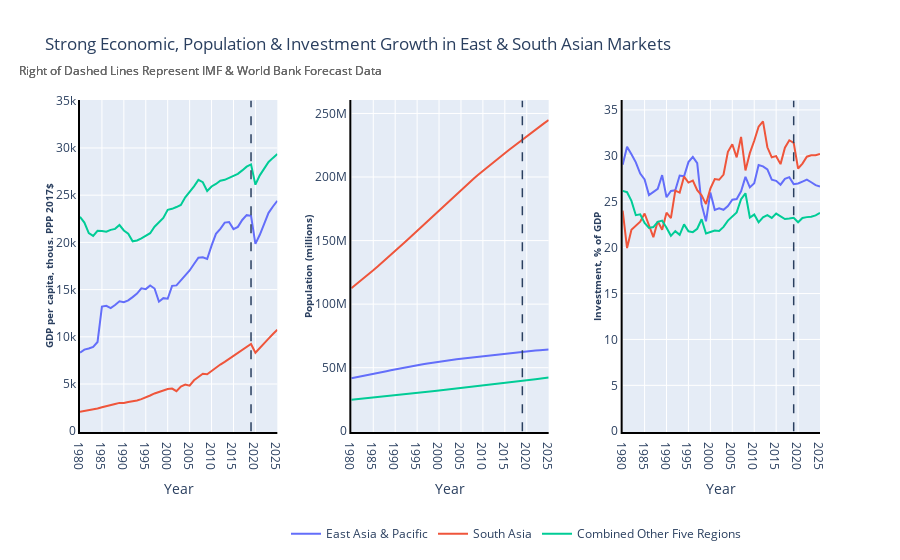

Source (notebook cell):
### Code cell
# Figure 1b: Forecast
# https://plotly.com/python/facet-plots/

fig = px.line(continental_graph_df2, x="Year", y="value", facet_col="variable", color = 'region',
              #facet_row_spacing=0.04, # default is 0.07 when facet_col_wrap is used
              facet_col_spacing=0.1, # default is 0.03
              #height=600, width=800,
              range_x=['1980', '2025'],
              title="Strong Economic, Population & Investment Growth in East & South Asian Markets" 
              #category_orders={"variable": ["GDP per capita", "Total Population", "Total Investment"]} 
             )

# Remove Facet Title Prompt
fig.for_each_annotation(lambda a: a.update(text=a.text.split("=")[-1]))


# Independent Y-Axes
fig.update_yaxes(matches=None)
fig.update_yaxes(title_text="<b>GDP per capita, thous. PPP 2017$</b>", showticklabels=True, title_standoff = 0.1, title_font = dict(size=10), col=1) # assuming second facet
fig.update_yaxes(title_text="<b>Population (millions)</b>", showticklabels=True, title_standoff = 0.1, title_font = dict(size=10), col=2) # assuming second facet
fig.update_yaxes(title_text="<b>Investment, % of GDP</b>", showticklabels=True, title_standoff = 0.1, title_font = dict(size=10), col=3) # assuming second facet
#fig.update_yaxes(title_text="<b>%</b> of Global GDP", secondary_y=False)
#fig.update_yaxes(title_text="<b>%</b> of Global GDP", secondary_y=True)

# Change X-Axis
fig.update_layout(
    xaxis = dict(
        tickmode = 'linear',
        tick0 = 1980,
        dtick = 5
    ),
    xaxis2 = dict(
        tickmode = 'linear',
        tick0 = 1980,
        dtick = 5
    ),
     xaxis3 = dict(
        tickmode = 'linear',
        tick0 = 1980,
        dtick = 5
    )
)

# Add Vertical Line

fig.update_layout(shapes=[
    dict(
      type= 'line',
      yref= 'y', y0= 0, y1= 35000,
      xref= 'x', x0= 2019, x1= 2019,
        line=dict(
                 #color="LightSeaGreen",
                 width=1.5,
                 dash="dash")),
    dict(
      type= 'line',
      yref= 'y2', y0= 0, y1= 260000000,
      xref= 'x2', x0= 2019, x1= 2019,
        line=dict(
                 #color="LightSeaGreen",
                 width=1.5,
                 dash="dash")),
    dict(
      type= 'line',
      yref= 'y3', y0= 0, y1= 36,
      xref= 'x3', x0= 2019, x1= 2019,
        line=dict(
                 #color="LightSeaGreen",
                 width=1.5,
                 dash="dash"))
])

# Add bolding lines
fig.update_xaxes(showline=True, linewidth=2, linecolor='black')
fig.update_yaxes(showline=True, linewidth=2, linecolor='black')

# Move legend
fig.update_layout(
    legend=dict(
    orientation="h",
    yanchor="bottom",
    y=-0.35,
    xanchor="right",
    x=0.9
))
fig.update_layout(legend_title_text='')

# Add Note About Forecast

fig.update_layout(annotations=[
       go.layout.Annotation(
            showarrow=False,
            text='Right of Dashed Lines Represent IMF & World Bank Forecast Data',
            xanchor='left',
            x=-0.085,
            #xshift=0,
            yanchor='top',
            y=1.12,
            font=dict(
                #family="Courier New, monospace",
                size=12,
                color="#696969"
            )
        )])

# Output
fig.show()
fig.write_image("../3_Outputs/Figures/East & South Asian Growth Forecast 1b.jpg")
pio.write_html(fig, file="../3_Outputs/Figures/East & South Asian Growth Forecast 1b.html", auto_open=True)

## Output to Datapane API
#report = dp.Report(dp.Plot(fig) ) #Create a report
#report.publish(name='fdiplot1', open=True, visibility='PUBLIC') #Publish the report

### Figure 1 — Plotly figure (JSON) as saved in the notebook; plotly's stock layout.template omitted (floating-point values rounded to 4 significant figures)
{"data": [{"hovertemplate": "region=East Asia & Pacific<br>variable=GDP per capita<br>Year=%{x}<br>value=%{y}<extra></extra>", "legendgroup": "East Asia & Pacific", "line": {"color": "#636efa", "dash": "solid"}, "mode": "lines", "name": "East Asia & Pacific", "orientation": "v", "showlegend": true, "type": "scatter", "x": [1980, 1981, 1982, 1983, 1984, 1985, 1986, 1987, 1988, 1989, 1990, 1991, 1992, 1993, 1994, 1995, 1996, 1997, 1998, 1999, 2000, 2001, 2002, 2003, 2004, 2005, 2006, 2007, 2008, 2009, 2010, 2011, 2012, 2013, 2014, 2015, 2016, 2017, 2018, 2019, 2020, 2021, 2022, 2023, 2024, 2025, null], "xaxis": "x", "y": [8329.0, 8642.0, 8759.0, 8941.0, 9457.0, 13210.0, 13290.0, 13040.0, 13370.0, 13760.0, 13660.0, 13860.0, 14210.0, 14570.0, 15130.0, 15050.0, 15450.0, 15110.0, 13720.0, 14100.0, 14040.0, 15400.0, 15450.0, 15980.0, 16530.0, 17030.0, 17710.0, 18380.0, 18420.0, 18240.0, 19660.0, 20910.0, 21440.0, 22100.0, 22160.0, 21410.0, 21640.0, 22370.0, 22890.0, 22810.0, 19850.0, 20810.0, 21970.0, 23130.0, 23800.0, 24400.0, null], "yaxis": "y"}, {"hovertemplate": "region=East Asia & Pacific<br>variable=Total Population<br>Year=%{x}<br>value=%{y}<extra></extra>", "legendgroup": "East Asia & Pacific", "line": {"color": "#636efa", "dash": "solid"}, "mode": "lines", "name": "East Asia & Pacific", "orientation": "v", "showlegend": false, "type": "scatter", "x": [1980, 1981, 1982, 1983, 1984, 1985, 1986, 1987, 1988, 1989, 1990, 1991, 1992, 1993, 1994, 1995, 1996, 1997, 1998, 1999, 2000, 2001, 2002, 2003, 2004, 2005, 2006, 2007, 2008, 2009, 2010, 2011, 2012, 2013, 2014, 2015, 2016, 2017, 2018, 2019, 2020, 2021, 2022, 2023, 2024, 2025, null], "xaxis": "x2", "y": [41661914, 42290000.0, 42980000.0, 43670000.0, 44330000.0, 45000000.0, 45720000.0, 46470000.0, 47230000.0, 47980000.0, 48700395, 49400000.0, 50050000.0, 50680000.0, 51300000.0, 51920000.0, 52530000.0, 53130000.0, 53700000.0, 54230000.0, 54740000.0, 55230000.0, 55700000.0, 56140000.0, 56560000.0, 56980000.0, 57400000.0, 57810000.0, 58220000.0, 58620000.0, 59020000.0, 59420000.0, 59830000.0, 60240000.0, 60650000.0, 61060000.0, 61490000.0, 61910000.0, 62290000.0, 62620000.0, 62940000.0, 63250000.0, 63530000.0, 63790000.0, 64040000.0, 64270000.0, null], "yaxis": "y2"}, {"hovertemplate": "region=East Asia & Pacific<br>variable=Total Investment<br>Year=%{x}<br>value=%{y}<extra></extra>", "legendgroup": "East Asia & Pacific", "line": {"color": "#636efa", "dash": "solid"}, "mode": "lines", "name": "East Asia & Pacific", "orientation": "v", "showlegend": false, "type": "scatter", "x": [1980, 1981, 1982, 1983, 1984, 1985, 1986, 1987, 1988, 1989, 1990, 1991, 1992, 1993, 1994, 1995, 1996, 1997, 1998, 1999, 2000, 2001, 2002, 2003, 2004, 2005, 2006, 2007, 2008, 2009, 2010, 2011, 2012, 2013, 2014, 2015, 2016, 2017, 2018, 2019, 2020, 2021, 2022, 2023, 2024, 2025, null], "xaxis": "x3", "y": [29.03, 31.0, 30.17, 29.29, 28.07, 27.42, 25.73, 26.09, 26.4, 27.89, 25.48, 26.17, 26.24, 27.85, 27.78, 29.32, 29.89, 29.19, 24.71, 22.87, 26.01, 24.11, 24.28, 24.12, 24.54, 25.22, 25.29, 26.14, 27.71, 26.56, 27.02, 29.0, 28.85, 28.52, 27.41, 27.28, 26.86, 27.49, 27.68, 26.92, 26.99, 27.2, 27.41, 27.12, 26.8, 26.65, null], "yaxis": "y3"}, {"hovertemplate": "region=South Asia<br>variable=GDP per capita<br>Year=%{x}<br>value=%{y}<extra></extra>", "legendgroup": "South Asia", "line": {"color": "#EF553B", "dash": "solid"}, "mode": "lines", "name": "South Asia", "orientation": "v", "showlegend": true, "type": "scatter", "x": [1980, 1981, 1982, 1983, 1984, 1985, 1986, 1987, 1988, 1989, 1990, 1991, 1992, 1993, 1994, 1995, 1996, 1997, 1998, 1999, 2000, 2001, 2002, 2003, 2004, 2005, 2006, 2007, 2008, 2009, 2010, 2011, 2012, 2013, 2014, 2015, 2016, 2017, 2018, 2019, 2020, 2021, 2022, 2023, 2024, 2025], "xaxis": "x", "y": [2051.0, 2141.0, 2216.0, 2257.0, 2410.0, 2542.0, 2634.0, 2750.0, 2891.0, 3002.0, 2991.0, 3102.0, 3159.0, 3253.0, 3399.0, 3557.0, 3786.0, 4002.0, 4138.0, 4301.0, 4473.0, 4520.0, 4243.0, 4738.0, 4947.0, 4824.0, 5401.0, 5747.0, 6094.0, 6030.0, 6389.0, 6791.0, 7064.0, 7340.0, 7663.0, 7897.0, 8240.0, 8612.0, 8955.0, 9241.0, 8323.0, 8784.0, 9324.0, 9803.0, 10300.0, 10750.0], "yaxis": "y"}, {"hovertemplate": "region=South Asia<br>variable=Total Population<br>Year=%{x}<br>value=%{y}<extra></extra>", "legendgroup": "South Asia", "line": {"color": "#EF553B", "dash": "solid"}, "mode": "lines", "name": "South Asia", "orientation": "v", "showlegend": false, "type": "scatter", "x": [1980, 1981, 1982, 1983, 1984, 1985, 1986, 1987, 1988, 1989, 1990, 1991, 1992, 1993, 1994, 1995, 1996, 1997, 1998, 1999, 2000, 2001, 2002, 2003, 2004, 2005, 2006, 2007, 2008, 2009, 2010, 2011, 2012, 2013, 2014, 2015, 2016, 2017, 2018, 2019, 2020, 2021, 2022, 2023, 2024, 2025], "xaxis": "x2", "y": [112600000.0, 115300000.0, 118000000.0, 120900000.0, 123700000.0, 126600000.0, 129600000.0, 132500000.0, 135500000.0, 138600000.0, 141700000.0, 144800000.0, 148000000.0, 151200000.0, 154500000.0, 157700000.0, 160900000.0, 164200000.0, 167400000.0, 170633491, 173868258, 177100000.0, 180300000.0, 183500000.0, 186700000.0, 189857694, 192951337, 196000000.0, 199000000.0, 202000000.0, 204800000.0, 207700000.0, 210500000.0, 213200000.0, 216000000.0, 218700000.0, 221400000.0, 224104451, 226798593, 229500000.0, 232107625, 234716625, 237298375, 239846750, 242355250, 244818375], "yaxis": "y2"}, {"hovertemplate": "region=South Asia<br>variable=Total Investment<br>Year=%{x}<br>value=%{y}<extra></extra>", "legendgroup": "South Asia", "line": {"color": "#EF553B", "dash": "solid"}, "mode": "lines", "name": "South Asia", "orientation": "v", "showlegend": false, "type": "scatter", "x": [1980, 1981, 1982, 1983, 1984, 1985, 1986, 1987, 1988, 1989, 1990, 1991, 1992, 1993, 1994, 1995, 1996, 1997, 1998, 1999, 2000, 2001, 2002, 2003, 2004, 2005, 2006, 2007, 2008, 2009, 2010, 2011, 2012, 2013, 2014, 2015, 2016, 2017, 2018, 2019, 2020, 2021, 2022, 2023, 2024, 2025], "xaxis": "x3", "y": [24.02, 19.95, 21.95, 22.41, 22.83, 23.72, 22.53, 21.14, 22.88, 21.95, 23.8, 23.22, 26.21, 25.99, 27.74, 27.09, 27.29, 26.25, 25.71, 24.74, 26.42, 27.48, 27.39, 27.96, 30.43, 31.26, 29.84, 32.05, 28.41, 30.29, 31.65, 33.17, 33.75, 30.93, 29.84, 29.96, 29.1, 30.89, 31.7, 31.42, 28.62, 29.16, 29.91, 30.05, 30.06, 30.21], "yaxis": "y3"}, {"hovertemplate": "region=Combined Other Five Regions<br>variable=GDP per capita<br>Year=%{x}<br>value=%{y}<extra></extra>", "legendgroup": "Combined Other Five Regions", "line": {"color": "#00cc96", "dash": "solid"}, "mode": "lines", "name": "Combined Other Five Regions", "orientation": "v", "showlegend": true, "type": "scatter", "x": [1980, 1981, 1982, 1983, 1984, 1985, 1986, 1987, 1988, 1989, 1990, 1991, 1992, 1993, 1994, 1995, 1996, 1997, 1998, 1999, 2000, 2001, 2002, 2003, 2004, 2005, 2006, 2007, 2008, 2009, 2010, 2011, 2012, 2013, 2014, 2015, 2016, 2017, 2018, 2019, 2020, 2021, 2022, 2023, 2024, 2025], "xaxis": "x", "y": [22710.0, 22100.0, 20980.0, 20690.0, 21220.0, 21220.0, 21120.0, 21330.0, 21430.0, 21840.0, 21260.0, 20910.0, 20120.0, 20210.0, 20420.0, 20690.0, 20970.0, 21660.0, 22140.0, 22590.0, 23450.0, 23550.0, 23750.0, 23970.0, 24780.0, 25310.0, 25940.0, 26620.0, 26370.0, 25440.0, 25930.0, 26190.0, 26530.0, 26630.0, 26840.0, 27100.0, 27260.0, 27630.0, 28020.0, 28260.0, 26110.0, 27100.0, 27880.0, 28520.0, 28950.0, 29360.0], "yaxis": "y"}, {"hovertemplate": "region=Combined Other Five Regions<br>variable=Total Population<br>Year=%{x}<br>value=%{y}<extra></extra>", "legendgroup": "Combined Other Five Regions", "line": {"color": "#00cc96", "dash": "solid"}, "mode": "lines", "name": "Combined Other Five Regions", "orientation": "v", "showlegend": false, "type": "scatter", "x": [1980, 1981, 1982, 1983, 1984, 1985, 1986, 1987, 1988, 1989, 1990, 1991, 1992, 1993, 1994, 1995, 1996, 1997, 1998, 1999, 2000, 2001, 2002, 2003, 2004, 2005, 2006, 2007, 2008, 2009, 2010, 2011, 2012, 2013, 2014, 2015, 2016, 2017, 2018, 2019, 2020, 2021, 2022, 2023, 2024, 2025], "xaxis": "x2", "y": [24740000.0, 25078332, 25410000.0, 25740000.0, 26070000.0, 26400000.0, 26750000.0, 27100000.0, 27450000.0, 27820000.0, 28090000.0, 28520000.0, 29060000.0, 29480000.0, 29890000.0, 30170000.0, 30560000.0, 30960000.0, 31300000.0, 31690000.0, 32090000.0, 32470000.0, 32840000.0, 33200000.0, 33590000.0, 33980000.0, 34390000.0, 34800000.0, 35230000.0, 35650000.0, 36060000.0, 36450000.0, 36910000.0, 37310000.0, 37720000.0, 38130000.0, 38540000.0, 38940000.0, 39320000.0, 39690000.0, 40120000.0, 40550000.0, 40990000.0, 41440000.0, 41880000.0, 42340000.0], "yaxis": "y2"}, {"hovertemplate": "region=Combined Other Five Regions<br>variable=Total Investment<br>Year=%{x}<br>value=%{y}<extra></extra>", "legendgroup": "Combined Other Five Regions", "line": {"color": "#00cc96", "dash": "solid"}, "mode": "lines", "name": "Combined Other Five Regions", "orientation": "v", "showlegend": false, "type": "scatter", "x": [1980, 1981, 1982, 1983, 1984, 1985, 1986, 1987, 1988, 1989, 1990, 1991, 1992, 1993, 1994, 1995, 1996, 1997, 1998, 1999, 2000, 2001, 2002, 2003, 2004, 2005, 2006, 2007, 2008, 2009, 2010, 2011, 2012, 2013, 2014, 2015, 2016, 2017, 2018, 2019, 2020, 2021, 2022, 2023, 2024, 2025], "xaxis": "x3", "y": [26.19, 26.04, 25.09, 23.54, 23.62, 22.68, 22.14, 22.24, 22.8, 22.94, 22.17, 21.29, 21.79, 21.4, 22.54, 21.79, 21.69, 22.05, 23.09, 21.55, 21.7, 21.86, 21.81, 22.26, 22.95, 23.35, 23.84, 25.28, 25.92, 23.29, 23.6, 22.75, 23.3, 23.54, 23.24, 23.71, 23.4, 23.12, 23.17, 23.25, 22.76, 23.22, 23.32, 23.36, 23.52, 23.78], "yaxis": "y3"}], "layout": {"annotations": [{"font": {"color": "#696969", "size": 12}, "showarrow": false, "text": "Right of Dashed Lines Represent IMF & World Bank Forecast Data", "x": -0.085, "xanchor": "left", "xref": "paper", "y": 1.12, "yanchor": "top", "yref": "paper"}, {"font": {"color": "#696969", "size": 12}, "showarrow": false, "text": "Right of Dashed Lines Represent IMF & World Bank Forecast Data", "x": -0.085, "xanchor": "left", "xref": "paper", "y": 1.12, "yanchor": "top", "yref": "paper"}, {"font": {"color": "#696969", "size": 12}, "showarrow": false, "text": "Right of Dashed Lines Represent IMF & World Bank Forecast Data", "x": -0.085, "xanchor": "left", "xref": "paper", "y": 1.12, "yanchor": "top", "yref": "paper"}], "legend": {"orientation": "h", "title": {"text": ""}, "tracegroupgap": 0, "x": 0.9, "xanchor": "right", "y": -0.35, "yanchor": "bottom"}, "shapes": [{"line": {"dash": "dash", "width": 1.5}, "type": "line", "x0": 2019, "x1": 2019, "xref": "x", "y0": 0, "y1": 35000, "yref": "y"}, {"line": {"dash": "dash", "width": 1.5}, "type": "line", "x0": 2019, "x1": 2019, "xref": "x2", "y0": 0, "y1": 260000000, "yref": "y2"}, {"line": {"dash": "dash", "width": 1.5}, "type": "line", "x0": 2019, "x1": 2019, "xref": "x3", "y0": 0, "y1": 36, "yref": "y3"}], "title": {"text": "Strong Economic, Population & Investment Growth in East & South Asian Markets"}, "xaxis": {"anchor": "y", "domain": [0, 0.2667], "dtick": 5, "linecolor": "black", "linewidth": 2, "range": ["1980", "2025"], "showline": true, "tick0": 1980, "tickmode": "linear", "title": {"text": "Year"}}, "xaxis2": {"anchor": "y2", "domain": [0.3667, 0.6333], "dtick": 5, "linecolor": "black", "linewidth": 2, "matches": "x", "range": ["1980", "2025"], "showline": true, "tick0": 1980, "tickmode": "linear", "title": {"text": "Year"}}, "xaxis3": {"anchor": "y3", "domain": [0.7333, 1], "dtick": 5, "linecolor": "black", "linewidth": 2, "matches": "x", "range": ["1980", "2025"], "showline": true, "tick0": 1980, "tickmode": "linear", "title": {"text": "Year"}}, "yaxis": {"anchor": "x", "domain": [0, 1], "linecolor": "black", "linewidth": 2, "showline": true, "showticklabels": true, "title": {"font": {"size": 10}, "standoff": 0.1, "text": "<b>GDP per capita, thous. PPP 2017$</b>"}}, "yaxis2": {"anchor": "x2", "domain": [0, 1], "linecolor": "black", "linewidth": 2, "showline": true, "showticklabels": true, "title": {"font": {"size": 10}, "standoff": 0.1, "text": "<b>Population (millions)</b>"}}, "yaxis3": {"anchor": "x3", "domain": [0, 1], "linecolor": "black", "linewidth": 2, "showline": true, "showticklabels": true, "title": {"font": {"size": 10}, "standoff": 0.1, "text": "<b>Investment, % of GDP</b>"}}}}
